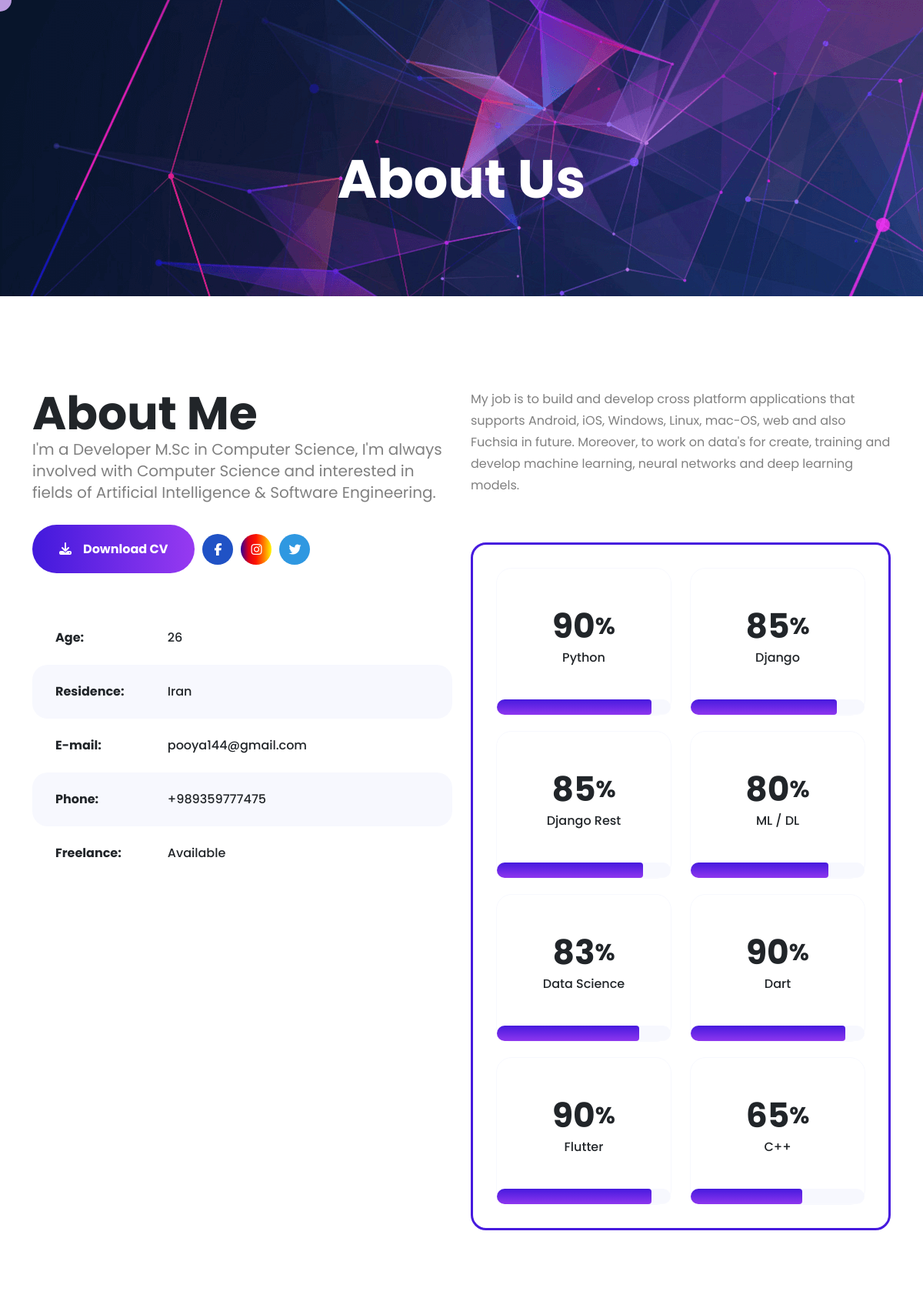
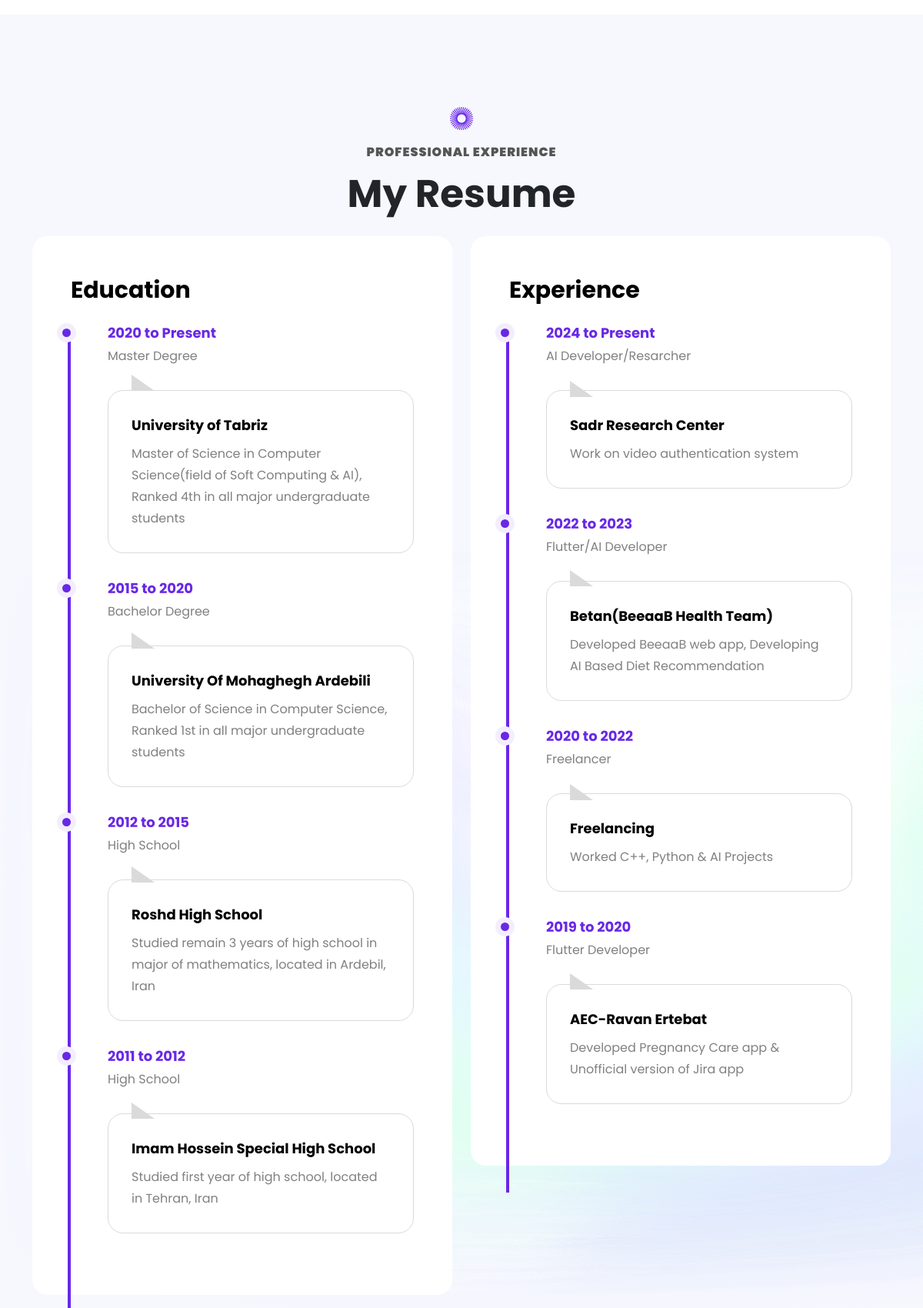
The app's page /about-me/ (upper part) with its own data (2 pictures, top to bottom).
### info_module/models.py (models this page shows, shortened)
class MyInfoModel(models.Model):
    name = models.CharField(max_length=200, verbose_name="Name")
    age = models.IntegerField(blank=True, null=True, verbose_name="Age")
    image = models.ImageField(upload_to='images/me', verbose_name="Image")
    title = models.TextField(verbose_name="Title(s)")
    about_me = models.TextField(null=True, blank=True, verbose_name="About Me")
    about_me_extra = models.TextField(null=True, blank=True, verbose_name="About Me More")
    phone = models.IntegerField(blank=True, null=True, verbose_name="Phone Number")
    email = models.EmailField(blank=True, null=True, verbose_name="Email")
    address = models.TextField(blank=True, null=True, verbose_name="Address")
    country = models.CharField(max_length=200, verbose_name="Country")
    linked_in = models.URLField(max_length=300, null=True, blank=True, verbose_name="Linkedin Url")
    instagram = models.URLField(max_length=300, null=True, blank=True, verbose_name="Instagram Url")
    twitter = models.URLField(max_length=300, null=True, blank=True, verbose_name="Twitter Url")
    facebook = models.URLField(max_length=300, null=True, blank=True, verbose_name="Facebook Url")
    years_experience = models.IntegerField(verbose_name="Experience(year)")
    satisfied_customers = models.IntegerField(verbose_name="Satisfied Customers")
    resume_file = models.FileField(upload_to='files/me', verbose_name="Resume")
    available_for_freelancing = models.BooleanField(verbose_name="Available For Freelancing")
    is_active = models.BooleanField(verbose_name="Is Active")
    class Meta:
        db_table = "my_info"
        verbose_name = "My Info"
        verbose_name_plural = "Infos"

### about_me/models.py (models this page shows, shortened)
class AbilitiesModel(models.Model):
    name = models.CharField(max_length=300, verbose_name="Ability Name")
    mastery = models.IntegerField(verbose_name="Mastery Amount(Percentage)",
                                  validators=[MaxValueValidator(100), MinValueValidator(1)])
    is_active = models.BooleanField(verbose_name="is Active")
    class Meta:
        db_table = "abilities"
        verbose_name = "Ability"
        verbose_name_plural = "Abilities"

class EducationModel(models.Model):
    degree_choices = [
        (1, "High School"),
        (2, "Bachelor"),
        (3, "Master")]
    university = models.CharField(max_length=200, verbose_name="University")
    start_year = models.IntegerField(verbose_name="Start Year")
    finish_year = models.IntegerField(null=True, blank=True, verbose_name="Finish Year")
    degree = models.IntegerField(choices=degree_choices)
    short_description = models.TextField(verbose_name="Short Description")
    is_active = models.BooleanField(verbose_name="is Active")
    class Meta:
        db_table = "Education"
        verbose_name = "Education"
        verbose_name_plural = "Educations"

### experience_module/models.py (models this page shows, shortened)
class WorkExperienceModel(models.Model):
    title = models.CharField(max_length=200, verbose_name="Title")
    work_place = models.CharField(max_length=200, verbose_name="Company")
    start_year = models.IntegerField(verbose_name="Start Year")
    finish_year = models.IntegerField(verbose_name="Finish Year", blank=True, null=True)
    short_description = models.TextField(verbose_name="Short Description")
    is_active = models.BooleanField(default=False, verbose_name="Is Active")
    class Meta:
        db_table = "work_experience"
        verbose_name = "Work Experience"
        verbose_name_plural = "Work Experiences"

### about_me/views.py (the view, shortened to what this page needs)
# urls.py: path('', views.AboutMeView.as_view() , name='about-me')
class AboutMeView(View):
    def get(self, request: HttpRequest):
        info = MyInfoModel.objects.filter(is_active=True).first()
        abilities = list(AbilitiesModel.objects.filter(is_active=True))
        experiences = list(WorkExperienceModel.objects.filter(
            is_active=True).order_by("-start_year"))
        educations = list(EducationModel.objects.filter(
            is_active=True).order_by("-start_year"))
        context = {"info": info, "abilities": abilities,
                   "experiences": experiences, "educations": educations}
        return render(request=request, template_name='about_me/about.html', context=context)

### custom_tags/templatetags/filters.py (called while the page is built)
@register.filter(name="degree")
def degree(value:int):
    numbers = {
        1: "High School",
        2: "Bachelor Degree",
        3: "Master Degree",
    }
    return numbers[value]

### about_me/templates/about_me/about.html
{% extends "base.html" %}
{% load static %}
{% load filters %}
{% block body %}
<section id="particles-js" class="blog-detail pattern gap" style="background-image: url({% static 'img/footer.png' %})">
	<div class="container">
		<div class="blog-detail-data gap no-bottom">
			<h2 data-aos="fade-up"  data-aos-delay="200" data-aos-duration="300">About Us</h2>
		</div>
	</div>
</section>
<section id="about" class="about gap">
	<div class="container">
		<div class="row">
			<div class="col-lg-6 col-md-12 col-sm-12" data-aos="fade-up"  data-aos-delay="200" data-aos-duration="300">
				<div class="about-mee">
					<h2>About Me</h2>
					<p>{{info.about_me}}</p>
					<ul class="social-media-icon"><li><a href="{% url 'download-resume' %}" class="button button--moema button--text-thick button--text-upper button--size-s" target="_blank"><i class="fa-solid fa-download"></i>Download CV</a></li>
						<li><a class="f magic-hover magic-hover__square" href="{{info.facebook}}"><i class="fa-brands fa-facebook-f"></i></a></li>
						<li><a class="in magic-hover magic-hover__square" href="{{info.instagram}}"><i class="fa-brands fa-instagram"></i></a></li>
						<li><a class="t magic-hover magic-hover__square" href="{{info.twitter}}"><i class="fa-brands fa-twitter"></i></a></li>
					</ul>
					<ul class="age">
						<li><h6>Age:<span>{{info.age}}</span></h6></li>
						<li><h6>Residence:<span>{{info.country}}</span></h6></li>
						<li><h6>E-mail:<span>{{info.email}}</span></h6></li>
						<li><h6>Phone:<span>+{{info.phone}}</span></h6></li>
						<li><h6>Freelance:<span>{% if info.available_for_freelancing %}Available{% else %}Not Available{% endif %}</span></h6></li>
					</ul>
				</div>
			</div>
			<div class="col-lg-6 col-md-12 col-sm-12" data-aos="fade-up"  data-aos-delay="300" data-aos-duration="400">
				<div class="progress-data">
					<p>{{info.about_me_extra}} </p>
						<div class="progress-bara-data">
							<div class="row">
								{% for ability in abilities %}
								<div class="col-lg-6 col-md-6 col-sm-6">
									<div class="home-one-progress">
										<div class="count-time">
										<h2 class="timer count-title count-number" data-to="{{ability.mastery}}" data-speed="2000">{{ability.mastery}}</h2><span>%</span>
										</div>
										<h5>{{ability.name}}</h5>
										<div class="meter cadetblue">
											  <span data-progress="{{ability.mastery}}" style="width:0;"></span>
										</div>
									</div>
								</div>
								{% endfor %}
							</div>
						</div>
				</div>
			</div>
		</div>
	</div>
</section>
<section class="my-resume gap">
			<div class="container">
				<div class="hading" data-aos="fade-up"  data-aos-delay="200" data-aos-duration="300">
					<img alt="dots" src="{% static 'img/dots.png' %}">
					<p>Professional Experience</p>
					<h2>My Resume</h2>
				</div>
			<div class="row">
								<div class="col-lg-6 col-md-12 col-sm-12" data-aos="fade-up"  data-aos-delay="200" data-aos-duration="300">
								  <div class="resume-data">
									<div class="headings resume">
										<h3>Education</h3>
									</div>
									{% for education in educations %}
									<div class="education">
										<h5>{{education.start_year}} to {% if education.finish_year %}{{education.finish_year}}{% else %}Present{% endif %}</h5>
										<p>{{education.degree | degree}}</p>
										<div class="studies">
											<h6>{{education.university}}</h6>
											<p>{{education.short_description}}</p>
										</div>
									</div>
									{% endfor %}
								  </div>
								</div>
								<div class="col-lg-6 col-md-12 col-sm-12" data-aos="fade-up"  data-aos-delay="200" data-aos-duration="300">
								  <div class="resume-data">
									<div class="headings resume">
										<h3>Experience</h3>
									</div>
									{% for experience in experiences %}
									<div class="education">
										<h5>{{experience.start_year}} to {% if experience.finish_year %}{{experience.finish_year}}{% else %}Present{% endif %}</h5>
										<p>{{experience.title}}</p>
										<div class="studies">
											<h6>{{experience.work_place}}</h6>
											<p>{{experience.short_description}}</p>
										</div>
									</div>
									{% endfor %}
								</div>
							  </div>
							</div>
		  </div>
</section>
{% endblock body %}

### static/css/magic-mouse.css (style rules this page uses)
body .magic-hover { transition: all 0.2s; }

### static/css/responsive.css (style rules this page uses)
@media (max-width: 1400px) { .blog-detail-data { padding: 80px 0; padding-bottom: 0; } }
@media (max-width: 1400px) { .hading h2 { font-size: 50px; line-height: 60px; padding-bottom: 25px; } }
@media (max-width: 1400px) { .button--moema { font-size: 14px; } }
@media (max-width: 1400px) { .headings > h3:before { left: 24%; } }
@media (max-width: 1400px) { .studies:before { top: 12%; } }
@media (max-width: 1400px) { .education h5:after { height: 350px; } }
@media (max-width: 1400px) { .resume-data .education h5:after { height: 320px; } }
@media (max-width: 1400px) { .education h5:before { left: -10.5%; } }
@media (max-width: 1400px) { .studies:before { top: -12%; } }
@media (max-width: 1400px) { .progress-data p { width: 100%; } }
@media (max-width: 1400px) { ul.age li h6 { font-size: 16px; } }
@media (max-width: 1400px) { .count-time h2 { font-size: 50px; } }
@media (max-width: 1400px) { .count-time span { font-size: 35px; } }
@media (max-width: 1400px) { ul.social-media-icon li a { height: 40px; width: 40px; font-size: 16px; } }
@media (max-width: 1200px) { .headings > h3:before { display: none; } }
@media (max-width: 1200px) { .count-time h2 { font-size: 44px; } }
@media (max-width: 1200px) { .count-time span { font-size: 30px; } }
@media (max-width: 1200px) { .button--moema { padding: 20px 35px; } }
@media (max-width: 1200px) { .headings.resume { margin-bottom: 10px; } }
@media (max-width: 1200px) { .studies:before { top: -10%; } }
@media (max-width: 1200px) { .education h5:before { left: -16.5%; } }
@media (max-width: 1200px) { .resume-data .education h5:after { left: -13%; height: 350px; } }

### static/css/color.css (style rules this page uses)
.my-resume .education h5,.fun-facts h2, .fun-facts span, .contact-info a, .happy-satisfied h2,.meta-links li a:hover, .hello-im a,.recent-data h6, ul.tage h4,.previews a,.one-comment span, .marker span,li.client-data i,.provide li i,.svg-img i { color: var(--color-theme); }
.education h5:before,.my-resume .education h5:after,.icon-box i, ul.social-media-footer.head li a i:hover, ul.time-number li:before,.one-comment a,.recent-news h4:before, .categories li:hover,.prev-work-one a:hover i { background-color: var(--color-theme); }

### records on screen
MyInfoModel: about_me "I'm a Developer M.Sc in Computer Science, I'm always involved with Computer Science and interested in fields of Artificial Intelligence & Software Engineering.", age "26", country "Iran", email "pooya144@gmail.com", phone "989359777475", about_me_extra "My job is to build and develop cross platform applications that supports Android, iOS, Windows, Linux, mac-OS, web and also Fuchsia in future. Moreover, to work on data's for create, training and develop machine learning, neural networks and deep learning models."
AbilitiesModel: mastery "90", name "Python"
AbilitiesModel: mastery "85", name "Django"
AbilitiesModel: mastery "85", name "Django Rest"
AbilitiesModel: mastery "80", name "ML / DL"
AbilitiesModel: mastery "83", name "Data Science"
AbilitiesModel: mastery "90", name "Dart"
AbilitiesModel: mastery "90", name "Flutter"
AbilitiesModel: mastery "65", name "C++"
EducationModel: start_year "2020", shows "Present", degree|degree "Master Degree", university "University of Tabriz", short_description "Master of Science in Computer Science(field of Soft Computing & AI), Ranked 4th in all major undergraduate students"
EducationModel: start_year "2015", finish_year "2020", degree|degree "Bachelor Degree", university "University Of Mohaghegh Ardebili", short_description "Bachelor of Science in Computer Science, Ranked 1st in all major undergraduate students"
EducationModel: start_year "2012", finish_year "2015", degree|degree "High School", university "Roshd High School", short_description "Studied remain 3 years of high school in major of mathematics, located in Ardebil, Iran"
EducationModel: start_year "2011", finish_year "2012", degree|degree "High School", university "Imam Hossein Special High School", short_description "Studied first year of high school, located in Tehran, Iran"
WorkExperienceModel: start_year "2024", shows "Present", title "AI Developer/Resarcher", work_place "Sadr Research Center", short_description "Work on video authentication system"
WorkExperienceModel: start_year "2022", finish_year "2023", title "Flutter/AI Developer", work_place "Betan(BeeaaB Health Team)", short_description "Developed BeeaaB web app, Developing AI Based Diet Recommendation"
WorkExperienceModel: start_year "2020", finish_year "2022", title "Freelancer", work_place "Freelancing", short_description "Worked C++, Python & AI Projects"
WorkExperienceModel: start_year "2019", finish_year "2020", title "Flutter Developer", work_place "AEC-Ravan Ertebat", short_description "Developed Pregnancy Care app & Unofficial version of Jira app"
